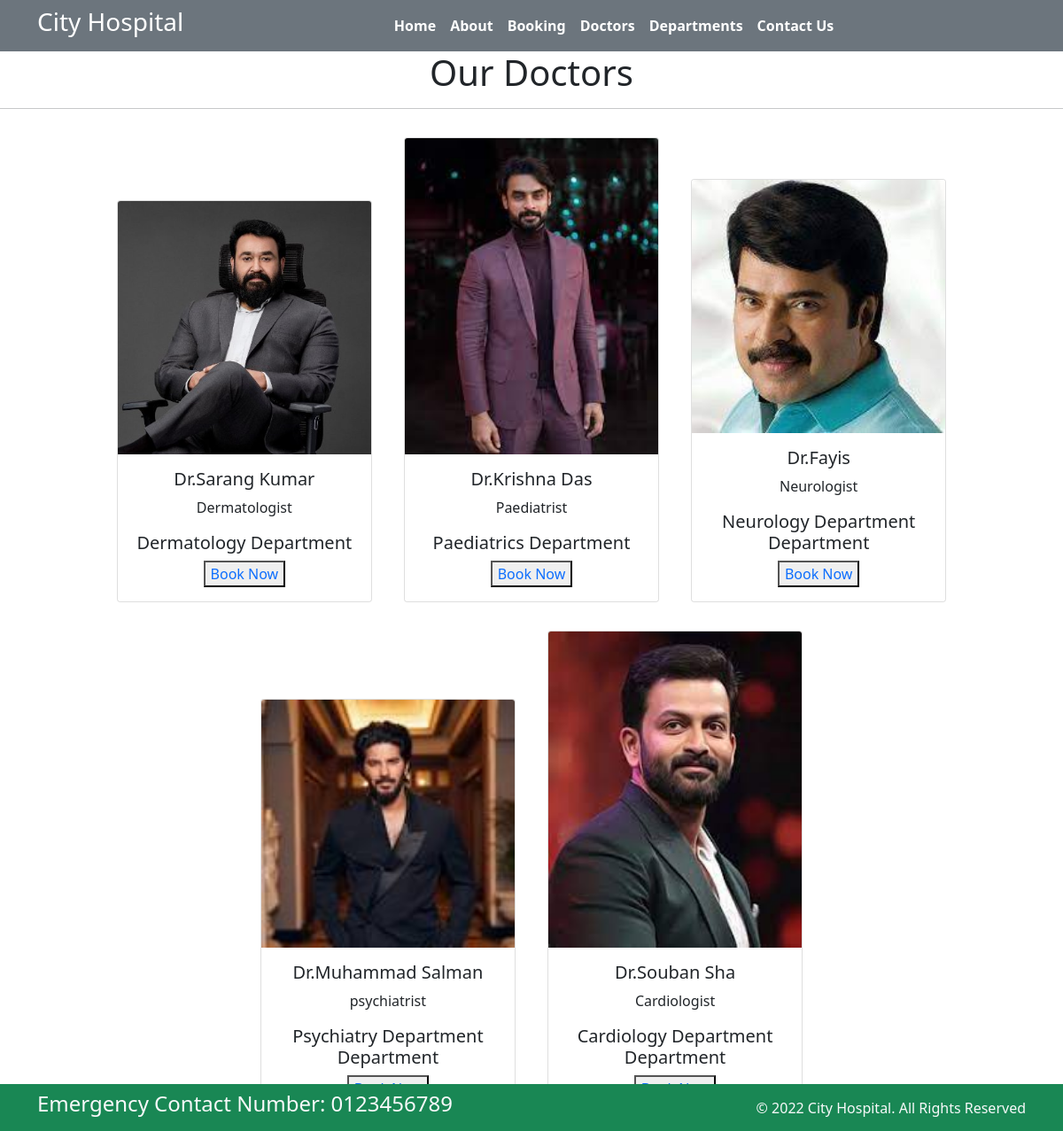
Page /doctors on the committed database.
### home/models.py (models this page shows, shortened)
class Doctors(models.Model):
    doctr_name = models.CharField(max_length=100)
    doctr_speci = models.CharField(max_length=255)
    dep_name = models.ForeignKey(Departments, on_delete=models.CASCADE)
    doctr_image = models.ImageField(upload_to='doctors')

class Departments(models.Model):
    dep_name = models.CharField(max_length=100)
    dep_decription = models.TextField()
    def __str__(self):
        return self.dep_name

### home/views.py (the view)
# urls.py: path('doctors',views.doctors,name='doctors'),
def doctors(request):
    dict_docs = {
        'doctors':Doctors.objects.all()
    }
    return render(request,'doctors.html',dict_docs)

### templates/doctors.html (shortened to what this page needs)
{% extends 'base.html'%}
{% block content %}
<h1 class="text-center">Our Doctors</h1>
<hr>
<div class="container text-center bg-bright">
    {% for d in doctors %}
   <div class="card text-center mx-3 my-3" style="width: 18rem; display: inline-block;">
    <img src="{{d.doctr_image.url}}" class="card-img-top" alt="...">
    <div class="card-body">
      <h5 class="card-title">Dr.{{d.doctr_name}}</h5>
      <p class="card-text">{{d.doctr_speci}}</p>
      <h5 class="card-text">{{d.dep_name}} Department</h5>
      <button><a href="{% url 'booking' %}" style="text-decoration: none;">Book Now</a></button>
    </div>
  </div>
    {% endfor %}
</div>
{% endblock %}

### templates/base.html (shortened to what this page needs)
{% load static %}
<!DOCTYPE html>
<html>
  <head>
    <link rel="stylesheet"
      href=" https://cdn.jsdelivr.net/npm/bootstrap@5.1.3/dist/css/bootstrap.min.css ">
    <link rel="stylesheet"
      href="https://use.fontawesome.com/releases/v5.2.0/css/all.css">
      <link rel="stylesheet"
      href="{% static '/css/style.css' %}">
  </head>
  <body>
    <nav class="navbar bg-secondary navbar-expand-md ">
      <div class="container">
        <div class="col-2 text-left pl-md-0">
           <h3 class="text-white"> City Hospital </h3>
        </div>
        <div
          class="collapse navbar-collapse justify-content-center col-md-8 navbar-collapse-3">
          <ul class="navbar-nav justify-content-center  fw-bold">
            <li class="nav-item active">
              <a class="nav-link text-white" href="{% url 'home' %}">Home </a>
            </li>
            <li class="nav-item">
              <a class="nav-link text-white" href="{% url 'about' %}">About</a>
            </li>
            <li class="nav-item">
              <a class="nav-link text-white" href="{% url 'booking' %}">Booking</a>
            </li>
            <li class="nav-item">
              <a class="nav-link text-white" href="{% url 'doctors' %}">Doctors</a>
            </li>
			 <li class="nav-item">
              <a class="nav-link text-white" href="{% url 'department' %}">Departments</a>
            </li>
            <li class="nav-item">
              <a class="nav-link text-white" href="{% url 'contact' %}">Contact Us</a>
            </li>
          </ul>
        </div>
      </div>
    </nav>
    {% block content %}
    {% endblock %}
    <section class="fixed-bottom">
        <footer class="pt-2 pb-2  bg-success text-light">
          <div class="container">
            <div class="row align-items-center">
              <div class="col-12 col-md-8">
                <h4>Emergency Contact Number: 0123456789</h4>
              </div>
              <div class="col-12 col-md-4 mt-4 mt-md-0 text-center text-md-end">
                © 2022 City Hospital. All Rights Reserved
              </div>
            </div>
          </div>
        </footer>
      </section>
    </body>
  </html>

### rows in the picture
Doctors: doctr_image (picture), doctr_name "Sarang Kumar", doctr_speci "Dermatologist", dep_name "Dermatology"
Doctors: doctr_image (picture), doctr_name "Krishna Das", doctr_speci "Paediatrist", dep_name "Paediatrics"
Doctors: doctr_image (picture), doctr_name "Fayis", doctr_speci "Neurologist", dep_name "Neurology Department"
Doctors: doctr_image (picture), doctr_name "Muhammad Salman", doctr_speci "psychiatrist", dep_name "Psychiatry Department"
Doctors: doctr_image (picture), doctr_name "Souban Sha", doctr_speci "Cardiologist", dep_name "Cardiology Department"
